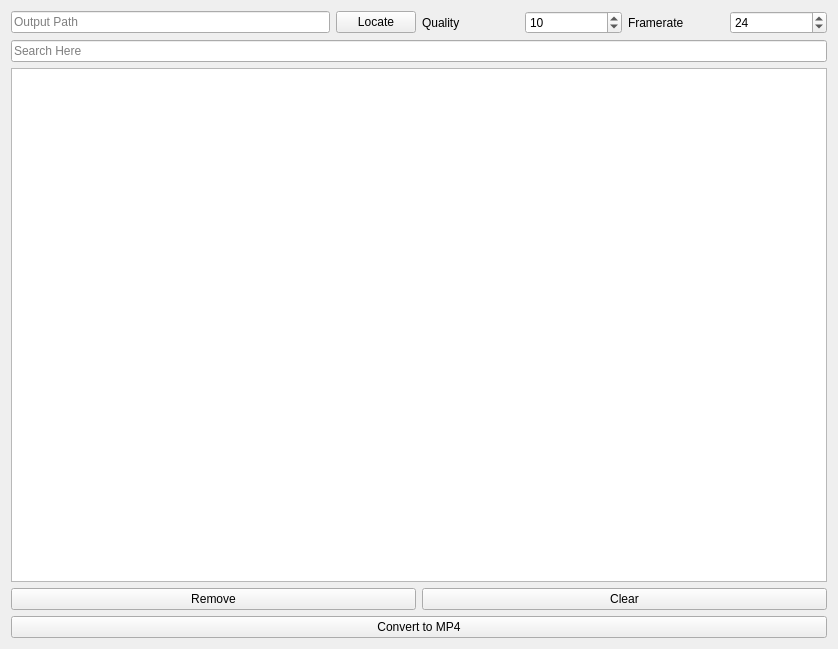
<?xml version="1.0" encoding="UTF-8"?>
<ui version="4.0">
 <class>Form</class>
 <widget class="QWidget" name="Form">
  <property name="geometry">
   <rect>
    <x>0</x>
    <y>0</y>
    <width>838</width>
    <height>649</height>
   </rect>
  </property>
  <property name="windowTitle">
   <string>Form</string>
  </property>
  <layout class="QGridLayout" name="gridLayout_2">
   <item row="0" column="0">
    <layout class="QGridLayout" name="gridLayout">
     <item row="2" column="0" colspan="2">
      <layout class="QGridLayout" name="gridLayout_convert">
       <item row="0" column="1">
        <widget class="QPushButton" name="pushButton_clearFolder">
         <property name="text">
          <string>Clear</string>
         </property>
        </widget>
       </item>
       <item row="0" column="0">
        <widget class="QPushButton" name="pushButton_removeFolder">
         <property name="text">
          <string>Remove</string>
         </property>
        </widget>
       </item>
       <item row="1" column="0" colspan="2">
        <widget class="QPushButton" name="pushButton_convert">
         <property name="text">
          <string>Convert to MP4</string>
         </property>
        </widget>
       </item>
      </layout>
     </item>
     <item row="0" column="1">
      <layout class="QGridLayout" name="gridLayout_properties">
       <item row="0" column="1">
        <widget class="QLabel" name="label_qualityLevel">
         <property name="sizePolicy">
          <sizepolicy hsizetype="Expanding" vsizetype="Preferred">
           <horstretch>0</horstretch>
           <verstretch>0</verstretch>
          </sizepolicy>
         </property>
         <property name="text">
          <string>Quality</string>
         </property>
        </widget>
       </item>
       <item row="0" column="4">
        <widget class="QSpinBox" name="spinBox_framerate">
         <property name="sizePolicy">
          <sizepolicy hsizetype="Expanding" vsizetype="Fixed">
           <horstretch>0</horstretch>
           <verstretch>0</verstretch>
          </sizepolicy>
         </property>
         <property name="toolTip">
          <string>1 = good 31 = poor</string>
         </property>
         <property name="statusTip">
          <string/>
         </property>
         <property name="layoutDirection">
          <enum>Qt::LayoutDirection::LeftToRight</enum>
         </property>
         <property name="autoFillBackground">
          <bool>false</bool>
         </property>
         <property name="wrapping">
          <bool>false</bool>
         </property>
         <property name="frame">
          <bool>true</bool>
         </property>
         <property name="buttonSymbols">
          <enum>QAbstractSpinBox::ButtonSymbols::UpDownArrows</enum>
         </property>
         <property name="showGroupSeparator" stdset="0">
          <bool>false</bool>
         </property>
         <property name="suffix">
          <string/>
         </property>
         <property name="minimum">
          <number>1</number>
         </property>
         <property name="maximum">
          <number>31</number>
         </property>
         <property name="value">
          <number>24</number>
         </property>
         <property name="displayIntegerBase">
          <number>10</number>
         </property>
        </widget>
       </item>
       <item row="0" column="2">
        <widget class="QSpinBox" name="spinBox_qualityLevel">
         <property name="sizePolicy">
          <sizepolicy hsizetype="Expanding" vsizetype="Fixed">
           <horstretch>0</horstretch>
           <verstretch>0</verstretch>
          </sizepolicy>
         </property>
         <property name="toolTip">
          <string>1 = good 31 = poor</string>
         </property>
         <property name="statusTip">
          <string/>
         </property>
         <property name="layoutDirection">
          <enum>Qt::LayoutDirection::LeftToRight</enum>
         </property>
         <property name="autoFillBackground">
          <bool>false</bool>
         </property>
         <property name="wrapping">
          <bool>false</bool>
         </property>
         <property name="frame">
          <bool>true</bool>
         </property>
         <property name="buttonSymbols">
          <enum>QAbstractSpinBox::ButtonSymbols::UpDownArrows</enum>
         </property>
         <property name="showGroupSeparator" stdset="0">
          <bool>false</bool>
         </property>
         <property name="suffix">
          <string/>
         </property>
         <property name="minimum">
          <number>1</number>
         </property>
         <property name="maximum">
          <number>31</number>
         </property>
         <property name="value">
          <number>10</number>
         </property>
         <property name="displayIntegerBase">
          <number>10</number>
         </property>
        </widget>
       </item>
       <item row="0" column="3">
        <widget class="QLabel" name="label_framerate">
         <property name="sizePolicy">
          <sizepolicy hsizetype="Expanding" vsizetype="Preferred">
           <horstretch>0</horstretch>
           <verstretch>0</verstretch>
          </sizepolicy>
         </property>
         <property name="text">
          <string>Framerate</string>
         </property>
        </widget>
       </item>
      </layout>
     </item>
     <item row="0" column="0">
      <layout class="QGridLayout" name="gridLayout_output">
       <item row="0" column="1">
        <widget class="QPushButton" name="pushButton_locateOutput">
         <property name="text">
          <string>Locate</string>
         </property>
        </widget>
       </item>
       <item row="0" column="0">
        <widget class="QLineEdit" name="lineEdit_output">
         <property name="placeholderText">
          <string>Output Path</string>
         </property>
        </widget>
       </item>
      </layout>
     </item>
     <item row="1" column="0" colspan="2">
      <layout class="QGridLayout" name="gridLayout_available">
       <item row="1" column="0">
        <widget class="QListView" name="listView_available"/>
       </item>
       <item row="0" column="0">
        <widget class="QLineEdit" name="lineEdit_availableSearch">
         <property name="placeholderText">
          <string>Search Here</string>
         </property>
        </widget>
       </item>
      </layout>
     </item>
    </layout>
   </item>
  </layout>
 </widget>
 <resources/>
 <connections/>
</ui>
